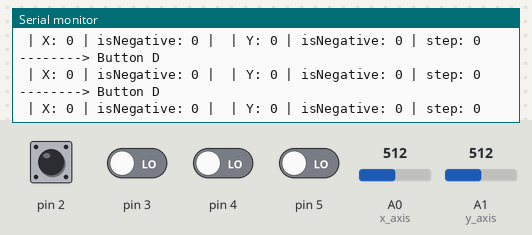
Simulated run of this sketch. Board: Arduino Uno, built with avr-gcc and run on an emulated ATmega328P. Shown: the last lines printed to the serial monitor. The inputs (shaded band) are chosen by the test bench; at power-on: pin 2 HIGH, pin 3–5 LOW, A0 (x_axis) = 512, A1 (y_axis) = 512. No radio packets arrive unless stated.

Above: at 4.2 s.
4.3 s: A0 (x_axis) set to 572
At 4.32 s:
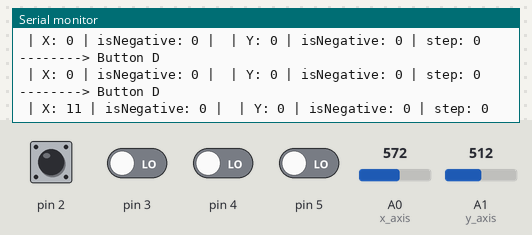
5.8 s: A0 (x_axis) set to 556
At 5.8 s:
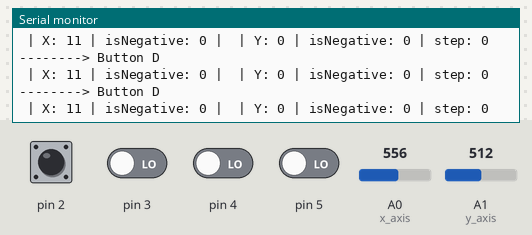
Timing chart, 0 to 8.8 s (numbered marks = the images above; inputs shaded):
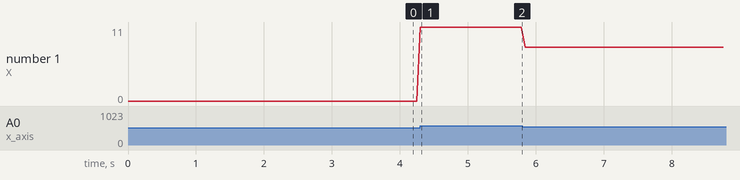

The sketch:

joy.ino
```cpp
#include <SPI.h>
#include "nRF24L01.h"
#include "RF24.h"
#include "printf.h"

#define x_axis A0
#define y_axis A1
#define a 2
#define d 5

#define data_size 5

const int MAX_STEP = 4;
const int MIN_STEP = 0;

RF24 radio(9,10);
byte addresses[][6] = {"1Node"};
int step;
float initial_x, initial_y;

void printAxis(char axis, byte value, byte negative) {
  Serial.print(" | ");
  Serial.print(axis);
  Serial.print(": ");
  Serial.print(value);
  Serial.print(" | ");
  Serial.print("isNegative: ");
  Serial.print(negative);
  Serial.print(" | ");
}

int increase_step(int step)
{
  if(step == MAX_STEP)
  {
    return MAX_STEP;
  }

  return ++step;
}

int descrease_step(int step)
{
  if(step == MIN_STEP)
  {
    return MIN_STEP;
  }

  return --step;
}


void setup() {
  Serial.begin(250000);
  printf_begin();

  radio.begin();
  radio.setAutoAck(1);
  radio.enableAckPayload();
  radio.setRetries(0,15);
  radio.setPayloadSize(data_size);
  radio.openWritingPipe(addresses[0]);

  radio.setPALevel(RF24_PA_MIN);
  radio.setDataRate(RF24_250KBPS);

  radio.powerUp();
  radio.printDetails();

  step = MIN_STEP;

  initial_x = analogRead(x_axis);
  initial_y = analogRead(y_axis);
}

void loop(void) {
  int j, sign;
  for(j = 2; j <= 5; j++)
  {
    sign = digitalRead(j);
    if(sign != HIGH)
    {
      switch(j)
       {
         case a: Serial.println("--------> Button A");
                 step = increase_step(step);
                 break;
         case d: Serial.println("--------> Button D");
                 step = descrease_step(step);
                 break;
         default: break;
       }
    }
  }

  int x = ((analogRead(x_axis) - initial_x) / initial_x) * 100;
  byte x_byte = abs(x);
  byte x_invert = x < 0 ? 1: 0;

  int y = ((analogRead(y_axis) - initial_y) / initial_y) * 100;
  byte y_byte = abs(y);
  byte y_invert = y < 0 ? 1: 0;

  printAxis('X', x_byte, x_invert);
  printAxis('Y', y_byte, y_invert);
  Serial.print("step: ");
  Serial.println(step);

  byte response[data_size] = { x_byte, x_invert, y_byte, y_invert, step };

  radio.write(response, data_size);

  delay(50);
}
```

Measured:
- after the input at 4.3 s, the serial monitor: prints a new line at once (image 1)
- plotted number 1: 0 → 11 after the input at 4.3 s, 11 → 8 after the input at 5.8 s
